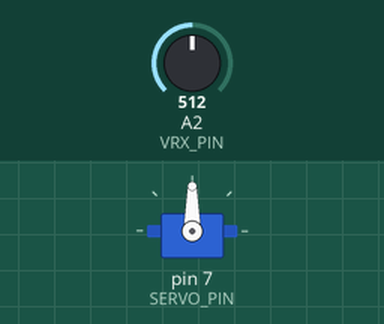
The sketch below on a simulated Arduino Uno, built with avr-gcc and run on an emulated ATmega328P. Shown: servo. The inputs (shaded band) are chosen by the test bench; at power-on: A2 (VRX_PIN) = 512.

Above: at 1.2 s.
1.3 s: A2 (VRX_PIN) set to 306
At 2.4 s:
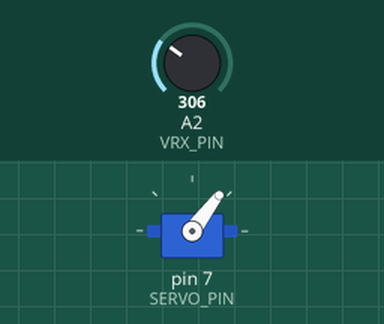
2.9 s: A2 (VRX_PIN) set to 122
At 3.3 s:
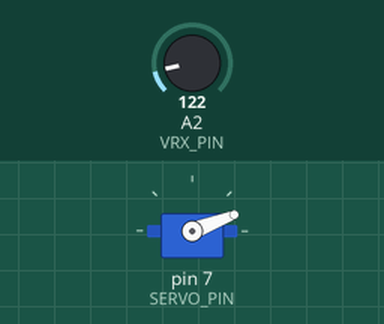
4.5 s: A2 (VRX_PIN) set to 0
At 4.9 s:
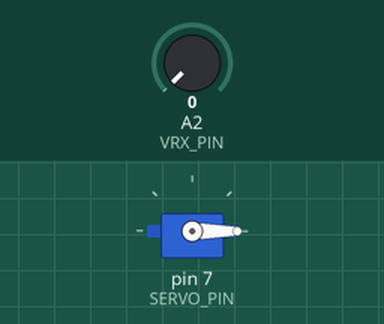
6.0 s: A2 (VRX_PIN) set to 716
At 6.7 s:
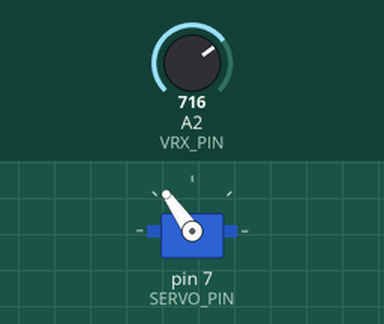
7.6 s: A2 (VRX_PIN) set to 900
At 8.8 s:
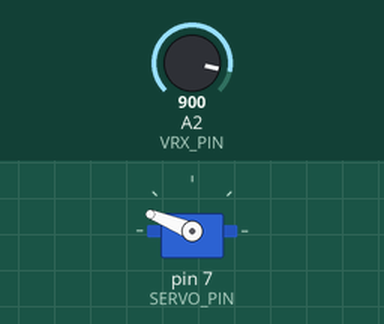
Timing chart, 0 to 10.2 s (numbered marks = the images above; inputs shaded):
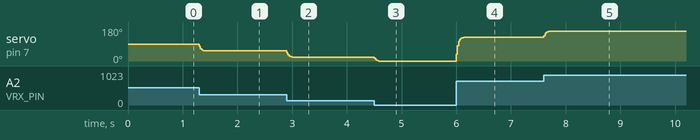

Measured:
- after the input at 1.3 s, servo on pin 7 (SERVO_PIN): 90° → 53° at once
- after the input at 2.9 s, servo on pin 7 (SERVO_PIN): 53° → 21° at once
- after the input at 4.5 s, servo on pin 7 (SERVO_PIN): 21° → 0° at once
- after the input at 6.0 s, servo on pin 7 (SERVO_PIN): 0° → 125° at once
- after the input at 7.6 s, servo on pin 7 (SERVO_PIN): 125° → 158° at once

The sketch:

Testing_servos.ino
```cpp
#include <Servo.h>

const uint8_t SERVO_PIN = 7;   // servo signal
const uint8_t VRX_PIN   = A2;  // joystick X (VRx)

Servo s;

// Optional: tweak these if your joystick doesn't reach full 0..1023
const int RAW_MIN = 0;         // set to ~100–150 if needed
const int RAW_MAX = 1023;      // set to ~900–950 if needed

// Smoothing (EMA): 0 = no smoothing, 0.7 is pretty smooth
const float ALPHA = 0.7;

float filt = 512.0;  // start near center

void setup() {
  s.attach(SERVO_PIN);   // servo power should be external 5–6 V, GND common with Arduino
  s.write(90);           // start centered
  pinMode(VRX_PIN, INPUT);
}

void loop() {
  // Read joystick
  int raw = analogRead(VRX_PIN);            // 0..1023

  // Clamp to expected range (handles imperfect pots)
  raw = constrain(raw, RAW_MIN, RAW_MAX);

  // Normalize to 0..1023 after clamping
  long norm = map(raw, RAW_MIN, RAW_MAX, 0, 1023);

  // Smooth to reduce jitter
  filt = ALPHA * filt + (1.0 - ALPHA) * (float)norm;

  // Map to servo angle 0..180
  int angle = map((int)filt, 0, 1023, 0, 180);

  // Optional tiny deadband (prevents buzzing)
  static int lastAngle = 90;
  if (abs(angle - lastAngle) >= 1) {
    s.write(angle);
    lastAngle = angle;
  }

  delay(10);  // ~100 Hz update
}
```
